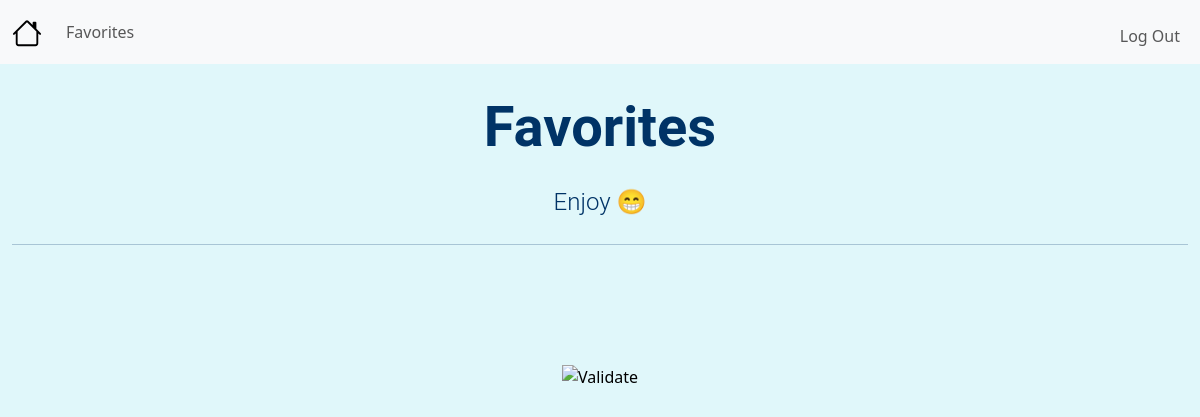
/favorites (signed in), run on an earlier commit of the app's database.
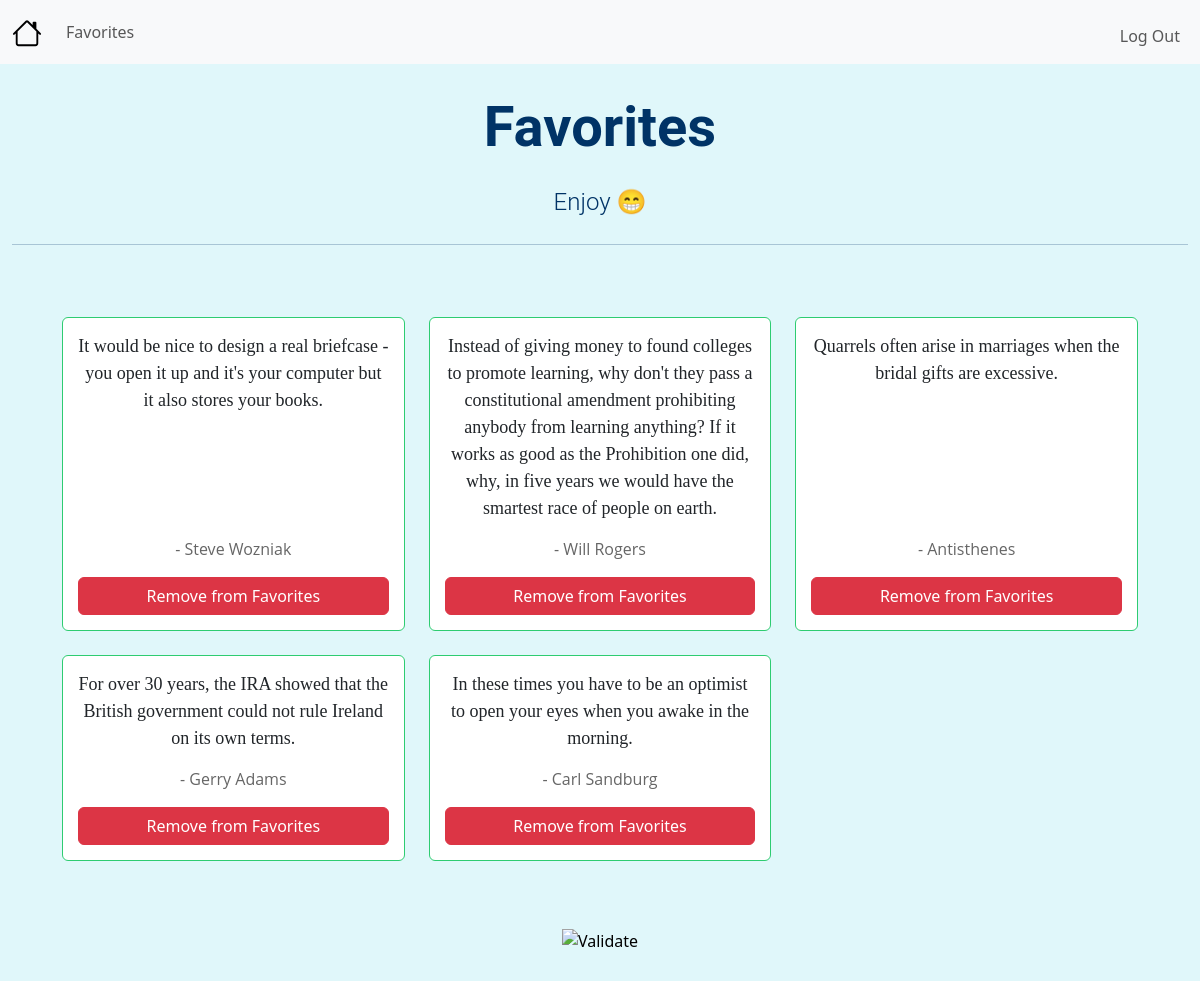
And on a later commit of the database.
### app.py (models this page shows, shortened)
class Favorites(db.Model):
    __tablename__ = "favorites"
    id = db.Column(db.Integer, primary_key=True)
    user_id = db.Column(db.Integer, db.ForeignKey('users.id'), nullable=False)
    quote = db.Column(db.String(1000), unique=True, nullable=False)
    author = db.Column(db.String(300), nullable=False)

### app.py (the view)
@app.route("/favorites")
@login_required
def favorites():
    user_favorites = Favorites.query.filter_by(user_id=session["user_id"]).all()
    return render_template("favorites.html", favorites=user_favorites)

### helpers.py (called while the page is built)
def login_required(f):
    @wraps(f)
    def decorated_function(*args, **kwargs):
        if session.get("user_id") is None:
            return redirect("/login")
        return f(*args, **kwargs)
    return decorated_function

### templates/favorites.html (shortened to what this page needs)
{% extends "layout.html" %}
{% block jumbo_title %}Favorites{% endblock %}
{% block jumbo_message %}Enjoy &#128513;{% endblock %}
{% block main %}
    <div class="favorites-container">
        <div class="row row-cols-1 row-cols-md-2 row-cols-lg-3 g-4">
            {% for favorite in favorites %}
            <div class="col">
                <div class="card h-100">
                    <div class="card-body">
                        <p class="card-text quote-text">{{ favorite.quote }}</p>
                        <p class="card-text author-text">- {{ favorite.author }}</p>
                        <button class="btn btn-danger remove-favorite"
                                data-quote = "{{ favorite.quote|tojson }}"
                                author-quote = "{{ favorite.author|tojson }}"
                                onclick="removeFavorite(this)">
                            Remove from Favorites
                        </button>
                    </div>
                </div>
            </div>
            {% endfor %}
        </div>
    </div>
{% endblock %}

### templates/layout.html (shortened to what this page needs)
<!DOCTYPE html>
<html lang="en">
    <head>
        <link href="https://cdn.jsdelivr.net/npm/bootstrap@5.3.3/dist/css/bootstrap.min.css" rel="stylesheet">
        <link href="/static/styles.css" rel="stylesheet">
    </head>
    <body>
        <nav id="navbar" class="navbar navbar-expand-lg bg-body-tertiary">
            <div class="container-fluid">
                <a class="navbar-brand" href="/">
                </a>
                <div class="collapse navbar-collapse" id="navbar">
                    {% if session["user_id"] %}
                        <ul class="navbar-nav">
                            <li class="nav-item"><a class="nav-link" href="/favorites">Favorites</a></li>
                        </ul>
                        <ul class="navbar-nav ms-auto mt-2">
                            <li class="nav-item"><a class="nav-link" href="/logout">Log Out</a></li>
                        </ul>
                    {% else %}
                        <ul class="navbar-nav ms-auto mt-2">
                            <li class="nav-item"><a class="nav-link" href="/register">Register</a></li>
                            <li class="nav-item"><a class="nav-link" href="/login">Log In</a></li>
                        </ul>
                    {% endif %}
                </div>
            </div>
        </nav>
        <div id="jumbo" class="jumbotron mx-auto text-center">
            <div class="container-fluid">
                <h1 class="display-4" id="title">{% block jumbo_title %}{% endblock %}</h1>
                <p class="lead" id="jumbo_message">{% block jumbo_message %}{% endblock %}</p>
                <hr class="my-4">
            </div>
        </div>
        <main class="container py-5 text-center">
            {% block main %}{% endblock %}
        </main>
        <footer class="mb-5">
            <form action="https://validator.w3.org/check" class="text-center" enctype="multipart/form-data" method="post" target="_blank">
                <input alt="Validate" src="/static/I_heart_validator.png" type="image">
            </form>
        </footer>
    </body>
</html>

### static/styles.css (style rules this page uses)
body { background-color: #e0f7fa; }
a { text-decoration: none; }
#jumbo { margin-left: 30px; margin-right: 30px; margin-top: 10px; color: #003366; font-family: "Roboto", sans-serif; }
#title { font-weight: bold; padding-bottom: 15px; padding-top: 20px; animation: fadeIn 4s ease-in-out; }
#jumbo_message { font-size: 1.5rem; }
.favorites-container { padding: 20px; padding-top: 0px; }
.card { border: 1px solid #2ecc71; transition: transform 0.2s; flex: 0 1 300px; max-width: 400px; margin: 0; display: flex; flex-direction: column; }
.card-body { flex: 1; display: flex; flex-direction: column; justify-content: space-between; padding: 15px; overflow-y: auto; max-height: 400px; }
.quote-text { font-size: 18px; font-family: "Georgia", serif; margin-bottom: 15px; }
.author-text { font-size: 16px; font-family: "Open Sans", sans-serif; color: #666; margin-top: auto; }
.quote-text { font-size: 18px; font-family: "Georgia", serif; }
.author-text { font-size: 16px; font-family: "Open Sans", sans-serif; color: #666 }

What changed in the data, as far as the page shows it:
added Favorites: quote "It would be nice to design a real briefcase - you open it up and it's your computer but it also stores your books.", author "Steve Wozniak"
added Favorites: quote "Instead of giving money to found colleges to promote learning, why don't they pass a constitutional amendment prohibiting anybody from learning anything? If it works as good as the Prohibition one did, why, in five years we would have the smartest race of people on earth.", author "Will Rogers"
added Favorites: quote "Quarrels often arise in marriages when the bridal gifts are excessive.", author "Antisthenes"
added Favorites: quote "For over 30 years, the IRA showed that the British government could not rule Ireland on its own terms.", author "Gerry Adams"
added Favorites: quote "In these times you have to be an optimist to open your eyes when you awake in the morning.", author "Carl Sandburg"
